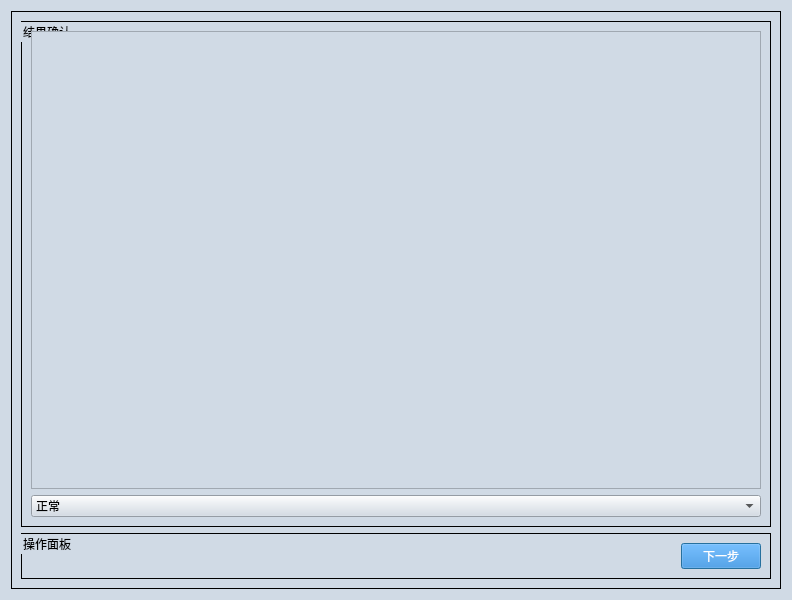
<?xml version="1.0" encoding="UTF-8"?>
<ui version="4.0">
 <class>Dialog</class>
 <widget class="QDialog" name="Dialog">
  <property name="geometry">
   <rect>
    <x>0</x>
    <y>0</y>
    <width>792</width>
    <height>600</height>
   </rect>
  </property>
  <property name="font">
   <font>
    <family>Microsoft YaHei</family>
    <pointsize>14</pointsize>
   </font>
  </property>
  <property name="windowTitle">
   <string>Dialog</string>
  </property>
  <property name="styleSheet">
   <string notr="true">QDialog{
background-color:#D0DAE5;
}

QTextBrower{
background-color:#D0DAE5;
}

QLineEdit{
background-color:#D0DAE5;
}

QWidget{
background-color:#D0DAE5;
}

QStackedWidget{
background-color:#D0DAE5;
}

QHeaderView{
background-color:#D0DAE5;
}

QLabel{
font-size:12px;
font-family:Microsoft YaHei;
background-color:#D0DAE5;
}

QPushButton{         /*按钮自适应拉伸背景*/
border-width: 2px 15px 2px 15px;
background-color:#2884D8;
color: #FFFFFF;
font-size:12px;
font-family:Microsoft YaHei;
}

QGroupBox{
font-size:12px;
font-family:Microsoft YaHei;
border:1px solid rgb(0, 0, 0); 
}</string>
  </property>
  <layout class="QGridLayout" name="gridLayout_2">
   <item row="0" column="0">
    <widget class="QGroupBox" name="groupBox">
     <property name="title">
      <string/>
     </property>
     <layout class="QGridLayout" name="gridLayout_3">
      <item row="0" column="0">
       <widget class="QGroupBox" name="groupBox_2">
        <property name="title">
         <string>结果确认</string>
        </property>
        <layout class="QGridLayout" name="gridLayout">
         <item row="3" column="0">
          <widget class="QTextBrowser" name="textBrowser"/>
         </item>
         <item row="4" column="0">
          <widget class="QComboBox" name="comboBox_result_confirm">
           <item>
            <property name="text">
             <string>正常</string>
            </property>
           </item>
           <item>
            <property name="text">
             <string>异常</string>
            </property>
           </item>
          </widget>
         </item>
        </layout>
       </widget>
      </item>
      <item row="1" column="0">
       <widget class="QGroupBox" name="groupBox_4">
        <property name="title">
         <string>操作面板</string>
        </property>
        <layout class="QGridLayout" name="gridLayout_5">
         <item row="0" column="0">
          <spacer name="horizontalSpacer_2">
           <property name="orientation">
            <enum>Qt::Horizontal</enum>
           </property>
           <property name="sizeHint" stdset="0">
            <size>
             <width>40</width>
             <height>20</height>
            </size>
           </property>
          </spacer>
         </item>
         <item row="0" column="1">
          <widget class="QPushButton" name="pushButton_next">
           <property name="text">
            <string>下一步</string>
           </property>
          </widget>
         </item>
        </layout>
       </widget>
      </item>
     </layout>
    </widget>
   </item>
  </layout>
 </widget>
 <resources>
  <include location="iconQrc.qrc"/>
 </resources>
 <connections/>
</ui>
